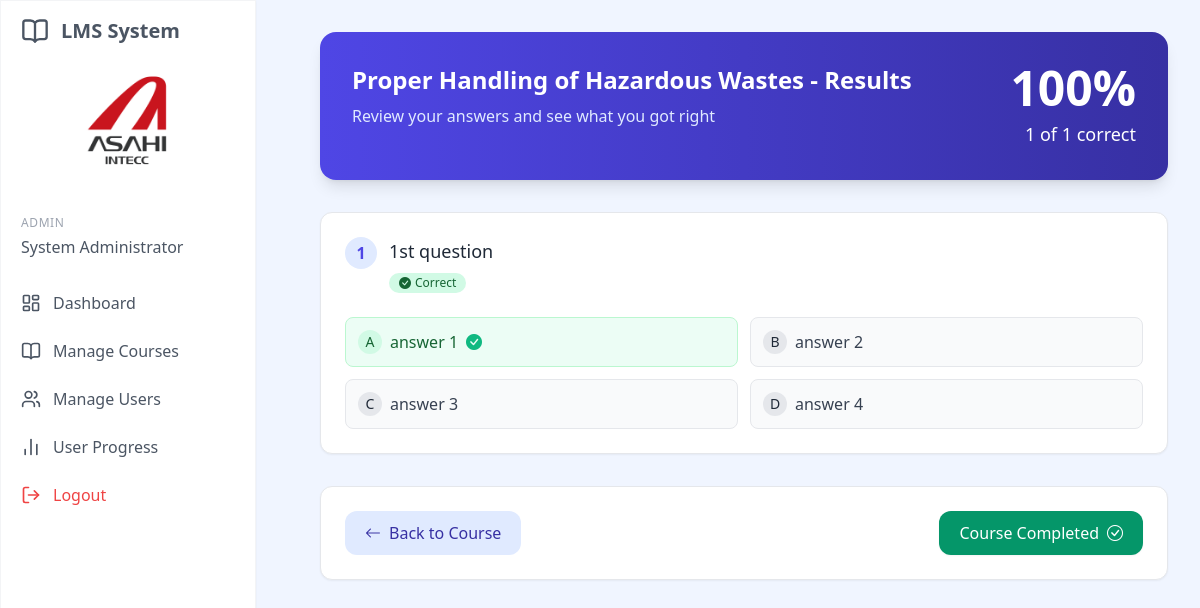
Page /quiz_review.php?id=310 (signed in) on the committed database.
### tables this page shows
CREATE TABLE `questions` (
  `id` int(11) NOT NULL,
  `course_id` int(11) NOT NULL,
  `question_text` text NOT NULL,
  `option_a` text NOT NULL,
  `option_b` text NOT NULL,
  `option_c` text NOT NULL,
  `option_d` text NOT NULL,
  `correct_answer` char(1) NOT NULL,
  `created_at` timestamp NULL DEFAULT current_timestamp(),
  `updated_at` timestamp NULL DEFAULT current_timestamp() ON UPDATE current_timestamp(),
  `question_image` varchar(255) DEFAULT NULL,
  `option_a_image` varchar(255) DEFAULT NULL,
  `option_b_image` varchar(255) DEFAULT NULL,
  `option_c_image` varchar(255) DEFAULT NULL,
  `option_d_image` varchar(255) DEFAULT NULL,
  `removed` tinyint(1) NOT NULL DEFAULT 0
);

CREATE TABLE `courses` (
  `id` int(11) NOT NULL,
  `title` varchar(100) NOT NULL,
  `description` text DEFAULT NULL,
  `department` int(10) DEFAULT NULL,
  `division` int(10) DEFAULT NULL,
  `section` int(10) DEFAULT NULL,
  `company_group` tinyint(11) DEFAULT NULL,
  `position` tinyint(11) DEFAULT NULL,
  `group_id` int(11) DEFAULT NULL,
  `created_by` int(11) DEFAULT NULL,
  `has_video` int(11) DEFAULT 0,
  `created_at` timestamp NULL DEFAULT current_timestamp(),
  `updated_at` timestamp NULL DEFAULT current_timestamp() ON UPDATE current_timestamp(),
  `is_final` tinyint(1) NOT NULL DEFAULT 0,
  `removed` tinyint(1) NOT NULL DEFAULT 0
);

### web/quiz_review.php (the view, shortened to what this page needs)
<?php
require_once '../config.php';
$quiz_id = $_GET['id'] ?? 0;
$user_id = $_SESSION['user_id'];
$stmt = $conn->prepare("
    SELECT q.*, c.id as course_id, c.title, up.user_answers, up.score, up.completed
    FROM questions q
    JOIN courses c ON q.course_id = c.id
    LEFT JOIN user_progress up ON q.course_id = up.course_id AND up.user_id = ?
    WHERE q.course_id = ? AND q.removed = 0
");
$stmt->bind_param("ii", $user_id, $quiz_id);
$stmt->execute();
$quiz = $stmt->get_result()->fetch_assoc();
$stmt = $conn->prepare("SELECT * FROM questions WHERE course_id = ? AND removed=0 ORDER BY id");
$stmt->bind_param("i", $quiz_id);
$stmt->execute();
$questions = $stmt->get_result()->fetch_all(MYSQLI_ASSOC);
$user_answers = !empty($quiz['user_answers']) ? json_decode($quiz['user_answers'], true) : [];
$correct_count = 0;
foreach ($questions as $question) {
    if (isset($user_answers[$question['id']]) && strtolower($user_answers[$question['id']]) === strtolower($question['correct_answer'])) {
        $correct_count++;
    }
}
$total_questions = count($questions);
$percentage_score = $total_questions > 0 ? round(($correct_count / $total_questions) * 100) : 0;
?>
<!DOCTYPE html>
<html lang="en">
<head>
    <link rel="stylesheet" href="https://cdn.jsdelivr.net/npm/bootstrap-icons@1.7.2/font/bootstrap-icons.css">
    <script src="https://cdn.tailwindcss.com"></script>
    <link rel="stylesheet" href="../assets/css/style.css">
</head>
<body class="bg-blue-50">
    <?php include 'includes/sidebar.php'; ?>
    <div class="p-8 sm:ml-72">
        <div class="container mx-auto max-w-4xl">
            <div class="bg-gradient-to-r from-blue-600 to-blue-800 rounded-2xl shadow-lg mb-8 p-8 text-white">
                <div class="flex flex-col md:flex-row gap-6 justify-between">
                    <div>
                        <h1 class="text-2xl font-bold mb-2"><?php echo htmlspecialchars($quiz['title']); ?> - Results</h1>
                        <p class="text-blue-100">Review your answers and see what you got right</p>
                    </div>
                    <div class="flex flex-col items-end justify-center">
                        <div class="text-5xl font-bold mb-2"><?php echo $percentage_score; ?>%</div>
                        <div class="text-lg"><?php echo $correct_count; ?> of <?php echo count($questions); ?> correct</div>
                    </div>
                </div>
            </div>
            <div class="space-y-6 mb-8">
                <?php foreach ($questions as $index => $question): ?>
                    <?php
                    $user_answer = isset($user_answers[$question['id']]) ? $user_answers[$question['id']] : '';
                    $is_correct = strtolower($user_answer) === strtolower($question['correct_answer']);
                    $card_class = !empty($user_answer) ?
                        ($is_correct ? 'correct-answer' : 'incorrect-answer') :
                        'neutral-answer';
                    $has_question_image = !empty($question['question_image']);
                    ?>
                    <div class="question-card bg-white rounded-xl shadow-sm border border-gray-200 hover:shadow-md transition-all duration-300 p-6 <?php echo $card_class; ?>">
                        <div class="flex items-start gap-3 mb-4">
                            <div class="w-8 h-8 rounded-full bg-blue-100 flex items-center justify-center flex-shrink-0 text-blue-600 font-bold">
                                <?php echo $index + 1; ?>
                            </div>
                            <div>
                                <h3 class="text-lg font-medium text-gray-800 mb-1">
                                    <?php
                                        echo !$has_question_image
                                        ? htmlspecialchars($question['question_text'])
                                        : '<img src="../' . htmlspecialchars($question['question_image']) .
                                            '" alt="Option ' . htmlspecialchars($question['question_text']) . ' Image" class="max-w-full h-auto rounded-lg border border-gray-100 max-h-48">';
                                    ?>
                                </h3>
                                <?php if (!empty($user_answer)): ?>
                                    <?php if ($is_correct): ?>
                                        <span class="inline-flex items-center px-2.5 py-0.5 rounded-full text-xs font-medium bg-green-100 text-green-800">
                                            <i class="bi bi-check-circle-fill mr-1"></i> Correct
                                        </span>
                                    <?php else: ?>
                                        <span class="inline-flex items-center px-2.5 py-0.5 rounded-full text-xs font-medium bg-red-100 text-red-800">
                                            <i class="bi bi-x-circle-fill mr-1"></i> Incorrect
                                        </span>
                                    <?php endif; ?>
                                <?php else: ?>
                                    <span class="inline-flex items-center px-2.5 py-0.5 rounded-full text-xs font-medium bg-gray-100 text-gray-800">
                                        <i class="bi bi-dash-circle-fill mr-1"></i> Not Answered
                                    </span>
                                <?php endif; ?>
                            </div>
                        </div>
                        <div class="grid grid-cols-1 md:grid-cols-2 gap-3 mt-6">
                            <?php
                            $options = [
                                'A' => $question['option_a'],
                                'B' => $question['option_b'],
                                'C' => $question['option_c'],
                                'D' => $question['option_d']
                            ];
                            foreach ($options as $letter => $option):
                                $option_image_field = 'option_' . strtolower($letter) . '_image';
                                $has_image = !empty($question[$option_image_field]);
                                $bgClass = 'bg-gray-50 border border-gray-200';
                                $textClass = 'text-gray-700';
                                $iconClass = '';
                                if ($letter === $user_answer && $letter === strtoupper($question['correct_answer'])) {
                                    $bgClass = 'bg-green-50 border border-green-200';
                                    $textClass = 'text-green-800';
                                    $iconClass = '<i class="bi bi-check-circle-fill text-green-500 ml-2"></i>';
                                } elseif ($letter === $user_answer) {
                                    $bgClass = 'bg-red-50 border border-red-200';
                                    $textClass = 'text-red-800';
                                    $iconClass = '<i class="bi bi-x-circle-fill text-red-500 ml-2"></i>';
                                } elseif ($letter === $question['correct_answer']) {
                                    $bgClass = 'bg-blue-50 border border-blue-200';
                                    $textClass = 'text-blue-700';
                                    $iconClass = '<i class="bi bi-check-circle-fill text-blue-500 ml-2"></i>';
                                }
                                ?>
                                <div class="<?php echo $bgClass; ?> p-3 rounded-lg flex items-center">
                                    <span class="inline-flex items-center justify-center w-6 h-6 rounded-full mr-2 text-sm font-medium <?php echo $letter === strtoupper($question['correct_answer']) ? 'bg-green-100 text-green-800' : ($letter === $user_answer ? 'bg-red-100 text-red-800' : 'bg-gray-200 text-gray-800'); ?>">
                                        <?php echo $letter; ?>
                                    </span>
                                    <span class="<?php echo $textClass; ?>">
                                        <?php
                                            echo !$has_image
                                            ? htmlspecialchars($option)
                                            : '<img src="../' . htmlspecialchars($question[$option_image_field]) .
                                                '" alt="Option ' . htmlspecialchars($letter) . ' Image" class="max-w-full h-auto rounded-lg border border-gray-100 max-h-48">';
                                        ?>
                                    </span>
                                    <?php echo $iconClass; ?>
                                </div>
                            <?php endforeach; ?>
                        </div>
                    </div>
                <?php endforeach; ?>
            </div>
            <div class="flex justify-between items-center bg-white p-6 rounded-xl shadow-sm hover:shadow-md transition-all duration-300 mb-8 border border-gray-200">
                <a href="view_course.php?id=<?php echo $quiz['course_id']; ?>"
                   class="px-5 py-2.5 bg-blue-100 hover:bg-blue-200 text-blue-800 rounded-xl flex items-center gap-2 transition font-medium">
                    <i class="bi bi-arrow-left"></i> Back to Course
                </a>
                <?php
                $stmt = $conn->prepare("SELECT id FROM quizzes WHERE course_id = ? AND id > ? ORDER BY id ASC LIMIT 1");
                $stmt->bind_param("ii", $quiz['course_id'], $quiz_id);
                $stmt->execute();
                $next_quiz = $stmt->get_result()->fetch_assoc();
                if ($next_quiz):
                ?>
                <a href="take_quiz.php?id=<?php echo $next_quiz['id']; ?>"
                   class="px-5 py-2.5 bg-blue-600 hover:bg-blue-700 text-white rounded-xl flex items-center gap-2 transition font-medium shadow-sm">
                    Next Quiz <i class="bi bi-arrow-right"></i>
                </a>
                <?php else: ?>
                <a href="view_course.php?id=<?php echo $quiz['course_id']; ?>#completed"
                   class="px-5 py-2.5 bg-green-600 hover:bg-green-700 text-white rounded-xl flex items-center gap-2 transition font-medium shadow-sm">
                    Course Completed <i class="bi bi-check-circle"></i>
                </a>
                <?php endif; ?>
            </div>
        </div>
    </div>
</body>
</html>

### web/quiz_review.php (style rules this page uses)
.question-card { border-left-width: 4px; transition: transform 0.2s ease; }
.correct-answer { border-left-color: #10b981; }

### rows in the picture
questions: course.title "Proper Handling of Hazardous Wastes", question_text "1st question", correct_answer "a" (drawn), letter "A", option "answer 1", letter "B", option "answer 2", letter "C", option "answer 3", letter "D", option "answer 4"

### other values in the picture
$_SESSION['full_name'] "System Administrator"
$percentage_score "100"
$correct_count "1"
count($questions) "1"
